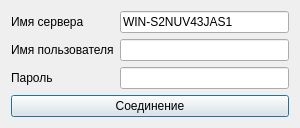
<?xml version="1.0" encoding="UTF-8"?>
<ui version="4.0">
 <class>Connect</class>
 <widget class="QDialog" name="Connect">
  <property name="geometry">
   <rect>
    <x>0</x>
    <y>0</y>
    <width>300</width>
    <height>126</height>
   </rect>
  </property>
  <property name="windowTitle">
   <string>Соединение с сервером</string>
  </property>
  <property name="modal">
   <bool>true</bool>
  </property>
  <layout class="QVBoxLayout" name="verticalLayout">
   <item>
    <layout class="QGridLayout" name="gridLayout">
     <item row="0" column="0">
      <widget class="QLabel" name="labelServerName">
       <property name="text">
        <string>Имя сервера</string>
       </property>
      </widget>
     </item>
     <item row="0" column="2">
      <widget class="QLineEdit" name="lineEditServerName">
       <property name="text">
        <string>WIN-S2NUV43JAS1</string>
       </property>
      </widget>
     </item>
     <item row="1" column="0">
      <widget class="QLabel" name="labelLogin">
       <property name="text">
        <string>Имя пользователя</string>
       </property>
      </widget>
     </item>
     <item row="1" column="2">
      <widget class="QLineEdit" name="lineEditLogin"/>
     </item>
     <item row="2" column="0">
      <widget class="QLabel" name="labelPassword">
       <property name="text">
        <string>Пароль</string>
       </property>
      </widget>
     </item>
     <item row="2" column="2">
      <widget class="QLineEdit" name="lineEditPassword"/>
     </item>
    </layout>
   </item>
   <item>
    <widget class="QPushButton" name="pushButtonConnect">
     <property name="text">
      <string>Соединение</string>
     </property>
    </widget>
   </item>
  </layout>
 </widget>
 <resources/>
 <connections/>
</ui>
